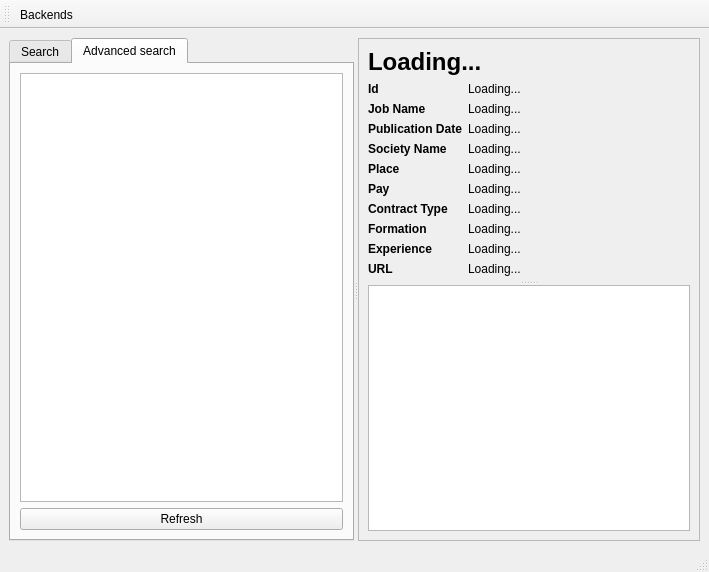
<?xml version="1.0" encoding="UTF-8"?>
<ui version="4.0">
 <class>MainWindow</class>
 <widget class="QMainWindow" name="MainWindow">
  <property name="geometry">
   <rect>
    <x>0</x>
    <y>0</y>
    <width>709</width>
    <height>572</height>
   </rect>
  </property>
  <property name="windowTitle">
   <string>QHandJoob</string>
  </property>
  <widget class="QWidget" name="centralwidget">
   <layout class="QVBoxLayout" name="verticalLayout">
    <item>
     <widget class="QSplitter" name="splitter_2">
      <property name="orientation">
       <enum>Qt::Horizontal</enum>
      </property>
      <widget class="QTabWidget" name="queriesTabWidget">
       <property name="sizePolicy">
        <sizepolicy hsizetype="Fixed" vsizetype="Preferred">
         <horstretch>0</horstretch>
         <verstretch>0</verstretch>
        </sizepolicy>
       </property>
       <property name="currentIndex">
        <number>1</number>
       </property>
       <widget class="QWidget" name="SearchTab">
        <attribute name="title">
         <string>Search</string>
        </attribute>
        <layout class="QVBoxLayout" name="verticalLayout_2">
         <item>
          <layout class="QHBoxLayout" name="horizontalLayout">
           <item>
            <widget class="QLineEdit" name="searchEdit"/>
           </item>
           <item>
            <widget class="QToolButton" name="searchButton">
             <property name="text">
              <string>search</string>
             </property>
            </widget>
           </item>
          </layout>
         </item>
         <item>
          <widget class="QListWidget" name="jobList">
           <property name="sizePolicy">
            <sizepolicy hsizetype="Expanding" vsizetype="Expanding">
             <horstretch>0</horstretch>
             <verstretch>0</verstretch>
            </sizepolicy>
           </property>
           <property name="editTriggers">
            <set>QAbstractItemView::NoEditTriggers</set>
           </property>
           <property name="iconSize">
            <size>
             <width>128</width>
             <height>128</height>
            </size>
           </property>
           <property name="sortingEnabled">
            <bool>true</bool>
           </property>
          </widget>
         </item>
         <item>
          <layout class="QHBoxLayout" name="horizontalLayout_2">
           <item>
            <widget class="QLabel" name="label_2">
             <property name="text">
              <string> id : </string>
             </property>
            </widget>
           </item>
           <item>
            <widget class="QLineEdit" name="idEdit"/>
           </item>
          </layout>
         </item>
        </layout>
       </widget>
       <widget class="QWidget" name="advancedSearchResult">
        <attribute name="title">
         <string>Advanced search</string>
        </attribute>
        <layout class="QVBoxLayout" name="verticalLayout_3">
         <item>
          <widget class="QListWidget" name="jobListAdvancedSearch">
           <property name="sizePolicy">
            <sizepolicy hsizetype="Expanding" vsizetype="Expanding">
             <horstretch>0</horstretch>
             <verstretch>0</verstretch>
            </sizepolicy>
           </property>
           <property name="editTriggers">
            <set>QAbstractItemView::NoEditTriggers</set>
           </property>
           <property name="iconSize">
            <size>
             <width>128</width>
             <height>128</height>
            </size>
           </property>
           <property name="sortingEnabled">
            <bool>true</bool>
           </property>
          </widget>
         </item>
         <item>
          <widget class="QPushButton" name="refreshButton">
           <property name="text">
            <string>Refresh</string>
           </property>
          </widget>
         </item>
        </layout>
       </widget>
      </widget>
      <widget class="QSplitter" name="splitter">
       <property name="orientation">
        <enum>Qt::Horizontal</enum>
       </property>
       <widget class="QFrame" name="jobFrame">
        <property name="sizePolicy">
         <sizepolicy hsizetype="MinimumExpanding" vsizetype="MinimumExpanding">
          <horstretch>1</horstretch>
          <verstretch>0</verstretch>
         </sizepolicy>
        </property>
        <property name="frameShape">
         <enum>QFrame::StyledPanel</enum>
        </property>
        <property name="frameShadow">
         <enum>QFrame::Raised</enum>
        </property>
        <layout class="QVBoxLayout" name="verticalLayout_3">
         <item>
          <widget class="QSplitter" name="splitter_5">
           <property name="orientation">
            <enum>Qt::Vertical</enum>
           </property>
           <widget class="QWidget" name="horizontalLayoutWidget_2">
            <layout class="QHBoxLayout" name="horizontalLayout_3">
             <item>
              <layout class="QVBoxLayout" name="verticalLayout_6">
               <item>
                <widget class="QLabel" name="titleLabel">
                 <property name="text">
                  <string>&lt;h1&gt;Loading...&lt;/h1&gt;</string>
                 </property>
                </widget>
               </item>
               <item>
                <layout class="QFormLayout" name="formLayout">
                 <property name="fieldGrowthPolicy">
                  <enum>QFormLayout::ExpandingFieldsGrow</enum>
                 </property>
                 <item row="0" column="0">
                  <widget class="QLabel" name="label">
                   <property name="font">
                    <font>
                     <weight>75</weight>
                     <bold>true</bold>
                    </font>
                   </property>
                   <property name="text">
                    <string>Id</string>
                   </property>
                  </widget>
                 </item>
                 <item row="0" column="1">
                  <widget class="QLabel" name="idLabel">
                   <property name="text">
                    <string>Loading...</string>
                   </property>
                   <property name="textInteractionFlags">
                    <set>Qt::LinksAccessibleByMouse|Qt::TextSelectableByMouse</set>
                   </property>
                  </widget>
                 </item>
                 <item row="1" column="0">
                  <widget class="QLabel" name="label_3">
                   <property name="font">
                    <font>
                     <weight>75</weight>
                     <bold>true</bold>
                    </font>
                   </property>
                   <property name="text">
                    <string>Job Name</string>
                   </property>
                  </widget>
                 </item>
                 <item row="2" column="0">
                  <widget class="QLabel" name="label_5">
                   <property name="font">
                    <font>
                     <weight>75</weight>
                     <bold>true</bold>
                    </font>
                   </property>
                   <property name="text">
                    <string>Publication Date</string>
                   </property>
                  </widget>
                 </item>
                 <item row="3" column="0">
                  <widget class="QLabel" name="label_6">
                   <property name="font">
                    <font>
                     <weight>75</weight>
                     <bold>true</bold>
                    </font>
                   </property>
                   <property name="text">
                    <string>Society Name</string>
                   </property>
                  </widget>
                 </item>
                 <item row="4" column="0">
                  <widget class="QLabel" name="label_7">
                   <property name="font">
                    <font>
                     <weight>75</weight>
                     <bold>true</bold>
                    </font>
                   </property>
                   <property name="text">
                    <string>Place</string>
                   </property>
                  </widget>
                 </item>
                 <item row="5" column="0">
                  <widget class="QLabel" name="label_8">
                   <property name="font">
                    <font>
                     <weight>75</weight>
                     <bold>true</bold>
                    </font>
                   </property>
                   <property name="text">
                    <string>Pay</string>
                   </property>
                  </widget>
                 </item>
                 <item row="6" column="0">
                  <widget class="QLabel" name="label_9">
                   <property name="font">
                    <font>
                     <weight>75</weight>
                     <bold>true</bold>
                    </font>
                   </property>
                   <property name="text">
                    <string>Contract Type</string>
                   </property>
                  </widget>
                 </item>
                 <item row="7" column="0">
                  <widget class="QLabel" name="label_10">
                   <property name="font">
                    <font>
                     <weight>75</weight>
                     <bold>true</bold>
                    </font>
                   </property>
                   <property name="text">
                    <string>Formation</string>
                   </property>
                  </widget>
                 </item>
                 <item row="8" column="0">
                  <widget class="QLabel" name="label_11">
                   <property name="font">
                    <font>
                     <weight>75</weight>
                     <bold>true</bold>
                    </font>
                   </property>
                   <property name="text">
                    <string>Experience</string>
                   </property>
                  </widget>
                 </item>
                 <item row="9" column="0">
                  <widget class="QLabel" name="label_12">
                   <property name="font">
                    <font>
                     <weight>75</weight>
                     <bold>true</bold>
                    </font>
                   </property>
                   <property name="text">
                    <string>URL</string>
                   </property>
                  </widget>
                 </item>
                 <item row="1" column="1">
                  <widget class="QLabel" name="jobNameLabel">
                   <property name="text">
                    <string>Loading...</string>
                   </property>
                   <property name="textInteractionFlags">
                    <set>Qt::LinksAccessibleByMouse|Qt::TextSelectableByMouse</set>
                   </property>
                  </widget>
                 </item>
                 <item row="2" column="1">
                  <widget class="QLabel" name="publicationDateLabel">
                   <property name="text">
                    <string>Loading...</string>
                   </property>
                   <property name="textInteractionFlags">
                    <set>Qt::LinksAccessibleByMouse|Qt::TextSelectableByMouse</set>
                   </property>
                  </widget>
                 </item>
                 <item row="3" column="1">
                  <widget class="QLabel" name="societyNameLabel">
                   <property name="text">
                    <string>Loading...</string>
                   </property>
                   <property name="textInteractionFlags">
                    <set>Qt::LinksAccessibleByMouse|Qt::TextSelectableByMouse</set>
                   </property>
                  </widget>
                 </item>
                 <item row="4" column="1">
                  <widget class="QLabel" name="placeLabel">
                   <property name="text">
                    <string>Loading...</string>
                   </property>
                   <property name="textInteractionFlags">
                    <set>Qt::LinksAccessibleByMouse|Qt::TextSelectableByMouse</set>
                   </property>
                  </widget>
                 </item>
                 <item row="5" column="1">
                  <widget class="QLabel" name="payLabel">
                   <property name="text">
                    <string>Loading...</string>
                   </property>
                   <property name="textInteractionFlags">
                    <set>Qt::LinksAccessibleByMouse|Qt::TextSelectableByMouse</set>
                   </property>
                  </widget>
                 </item>
                 <item row="6" column="1">
                  <widget class="QLabel" name="contractTypeLabel">
                   <property name="text">
                    <string>Loading...</string>
                   </property>
                   <property name="textInteractionFlags">
                    <set>Qt::LinksAccessibleByMouse|Qt::TextSelectableByMouse</set>
                   </property>
                  </widget>
                 </item>
                 <item row="7" column="1">
                  <widget class="QLabel" name="formationLabel">
                   <property name="text">
                    <string>Loading...</string>
                   </property>
                   <property name="textInteractionFlags">
                    <set>Qt::LinksAccessibleByMouse|Qt::TextSelectableByMouse</set>
                   </property>
                  </widget>
                 </item>
                 <item row="8" column="1">
                  <widget class="QLabel" name="experienceLabel">
                   <property name="text">
                    <string>Loading...</string>
                   </property>
                   <property name="textInteractionFlags">
                    <set>Qt::LinksAccessibleByMouse|Qt::TextSelectableByMouse</set>
                   </property>
                  </widget>
                 </item>
                 <item row="9" column="1">
                  <widget class="QLabel" name="urlLabel">
                   <property name="text">
                    <string>Loading...</string>
                   </property>
                   <property name="wordWrap">
                    <bool>true</bool>
                   </property>
                   <property name="openExternalLinks">
                    <bool>true</bool>
                   </property>
                   <property name="textInteractionFlags">
                    <set>Qt::LinksAccessibleByMouse|Qt::TextSelectableByMouse</set>
                   </property>
                  </widget>
                 </item>
                </layout>
               </item>
               <item>
                <spacer name="verticalSpacer">
                 <property name="orientation">
                  <enum>Qt::Vertical</enum>
                 </property>
                 <property name="sizeType">
                  <enum>QSizePolicy::Expanding</enum>
                 </property>
                 <property name="sizeHint" stdset="0">
                  <size>
                   <width>20</width>
                   <height>5</height>
                  </size>
                 </property>
                </spacer>
               </item>
              </layout>
             </item>
            </layout>
           </widget>
           <widget class="QTextEdit" name="descriptionEdit">
            <property name="sizePolicy">
             <sizepolicy hsizetype="Minimum" vsizetype="MinimumExpanding">
              <horstretch>0</horstretch>
              <verstretch>50</verstretch>
             </sizepolicy>
            </property>
            <property name="readOnly">
             <bool>true</bool>
            </property>
           </widget>
          </widget>
         </item>
        </layout>
       </widget>
      </widget>
     </widget>
    </item>
   </layout>
  </widget>
  <widget class="QMenuBar" name="menubar">
   <property name="geometry">
    <rect>
     <x>0</x>
     <y>0</y>
     <width>709</width>
     <height>23</height>
    </rect>
   </property>
  </widget>
  <widget class="QStatusBar" name="statusbar"/>
  <widget class="QToolBar" name="toolBar">
   <property name="windowTitle">
    <string>toolBar</string>
   </property>
   <attribute name="toolBarArea">
    <enum>TopToolBarArea</enum>
   </attribute>
   <attribute name="toolBarBreak">
    <bool>false</bool>
   </attribute>
   <addaction name="actionBackends"/>
  </widget>
  <action name="actionBackends">
   <property name="text">
    <string>Backends</string>
   </property>
  </action>
 </widget>
 <tabstops>
  <tabstop>searchButton</tabstop>
  <tabstop>jobList</tabstop>
 </tabstops>
 <resources/>
 <connections/>
</ui>
